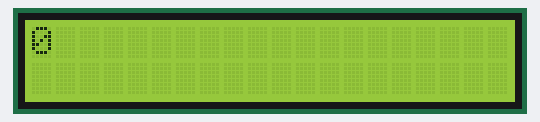
Bench run of a sketch on a simulated Arduino Uno, built with avr-gcc and run on an emulated ATmega328P. Shown: 20×2 character LCD.

Above: at 0.1 s.
At 1.1 s:
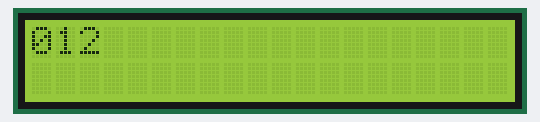
At 2.6 s:
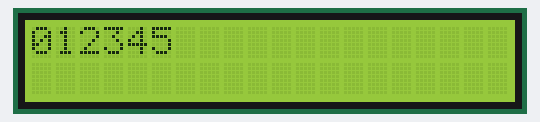
At 5.1 s:
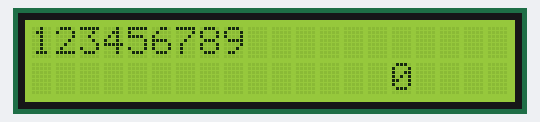
At 7.6 s:
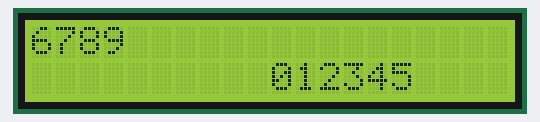
At 10.6 s:
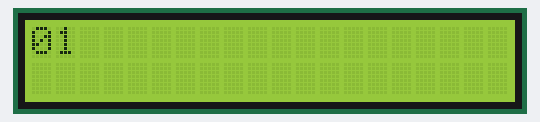

Measured:
- by itself, everything shown: repeats every 10.0 s, in 21 steps
- what the display in image 1 shows lasts 0.5 s, from 1.1 s to 1.6 s

The sketch:

Autoscroll.ino
```cpp
// include the library code:
#include <LiquidCrystal.h>

// initialize the library by associating any needed LCD interface pin
// with the arduino pin number it is connected to
const int rs = 12, en = 11, d4 = 5, d5 = 4, d6 = 3, d7 = 2;
LiquidCrystal lcd(rs, en, d4, d5, d6, d7);

void setup() {
  // set up the LCD's number of columns and rows:
  lcd.begin(20, 2);
}

void loop() {
  // set the cursor to (0,0):
  lcd.setCursor(0, 0);
  // print from 0 to 9:
  for (int thisChar = 0; thisChar < 10; thisChar++) {
    lcd.print(thisChar);
    delay(500);
  }

  // set the cursor to (16,1):
  lcd.setCursor(16, 1);
  // set the display to automatically scroll:
  lcd.autoscroll();
  // print from 0 to 9:
  for (int thisChar = 0; thisChar < 10; thisChar++) {
    lcd.print(thisChar);
    delay(500);
  }
  // turn off automatic scrolling
  lcd.noAutoscroll();

  // clear screen for the next loop:
  lcd.clear();
}
```
